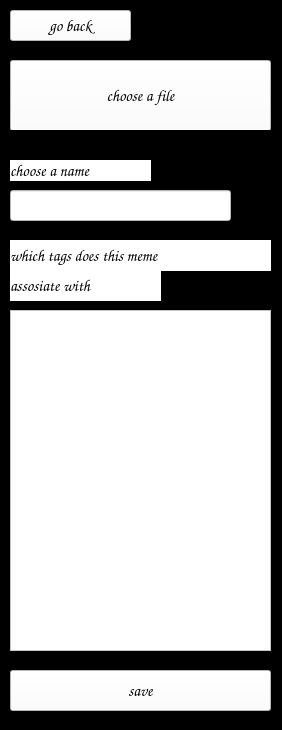
<?xml version="1.0" encoding="UTF-8"?>
<ui version="4.0">
 <class>Form</class>
 <widget class="QWidget" name="Form">
  <property name="geometry">
   <rect>
    <x>0</x>
    <y>0</y>
    <width>282</width>
    <height>730</height>
   </rect>
  </property>
  <property name="windowTitle">
   <string>add a meme</string>
  </property>
  <property name="styleSheet">
   <string notr="true">background-color: #000000</string>
  </property>
  <widget class="QPushButton" name="file">
   <property name="geometry">
    <rect>
     <x>10</x>
     <y>60</y>
     <width>261</width>
     <height>71</height>
    </rect>
   </property>
   <property name="font">
    <font>
     <family>Comic Sans MS</family>
     <pointsize>12</pointsize>
    </font>
   </property>
   <property name="styleSheet">
    <string notr="true">background-color: #ffffff</string>
   </property>
   <property name="text">
    <string>choose a file</string>
   </property>
  </widget>
  <widget class="QLineEdit" name="name">
   <property name="geometry">
    <rect>
     <x>10</x>
     <y>190</y>
     <width>221</width>
     <height>31</height>
    </rect>
   </property>
   <property name="font">
    <font>
     <family>Comic Sans MS</family>
     <pointsize>12</pointsize>
    </font>
   </property>
   <property name="styleSheet">
    <string notr="true">background-color: #ffffff</string>
   </property>
  </widget>
  <widget class="QLabel" name="label">
   <property name="geometry">
    <rect>
     <x>10</x>
     <y>160</y>
     <width>141</width>
     <height>21</height>
    </rect>
   </property>
   <property name="font">
    <font>
     <family>Comic Sans MS</family>
     <pointsize>12</pointsize>
    </font>
   </property>
   <property name="styleSheet">
    <string notr="true">background-color: #ffffff</string>
   </property>
   <property name="text">
    <string>choose a name</string>
   </property>
  </widget>
  <widget class="QPushButton" name="adder">
   <property name="geometry">
    <rect>
     <x>540</x>
     <y>30</y>
     <width>131</width>
     <height>71</height>
    </rect>
   </property>
   <property name="font">
    <font>
     <family>Comic Sans MS</family>
     <pointsize>12</pointsize>
    </font>
   </property>
   <property name="styleSheet">
    <string notr="true">background-color: #ffffff</string>
   </property>
   <property name="text">
    <string>add</string>
   </property>
  </widget>
  <widget class="QPushButton" name="saving">
   <property name="geometry">
    <rect>
     <x>10</x>
     <y>670</y>
     <width>261</width>
     <height>41</height>
    </rect>
   </property>
   <property name="font">
    <font>
     <family>Comic Sans MS</family>
     <pointsize>12</pointsize>
    </font>
   </property>
   <property name="styleSheet">
    <string notr="true">background-color: #ffffff</string>
   </property>
   <property name="text">
    <string>save</string>
   </property>
  </widget>
  <widget class="QLabel" name="label_2">
   <property name="geometry">
    <rect>
     <x>10</x>
     <y>270</y>
     <width>151</width>
     <height>31</height>
    </rect>
   </property>
   <property name="font">
    <font>
     <family>Comic Sans MS</family>
     <pointsize>12</pointsize>
    </font>
   </property>
   <property name="styleSheet">
    <string notr="true">background-color: #ffffff</string>
   </property>
   <property name="text">
    <string>assosiate with</string>
   </property>
  </widget>
  <widget class="QListWidget" name="tags">
   <property name="geometry">
    <rect>
     <x>10</x>
     <y>310</y>
     <width>261</width>
     <height>341</height>
    </rect>
   </property>
   <property name="font">
    <font>
     <family>Comic Sans MS</family>
     <pointsize>12</pointsize>
    </font>
   </property>
   <property name="styleSheet">
    <string notr="true">background-color: #ffffff</string>
   </property>
   <property name="selectionMode">
    <enum>QAbstractItemView::MultiSelection</enum>
   </property>
  </widget>
  <widget class="QLabel" name="label_3">
   <property name="geometry">
    <rect>
     <x>10</x>
     <y>240</y>
     <width>261</width>
     <height>31</height>
    </rect>
   </property>
   <property name="font">
    <font>
     <family>Comic Sans MS</family>
     <pointsize>12</pointsize>
    </font>
   </property>
   <property name="styleSheet">
    <string notr="true">background-color: #ffffff</string>
   </property>
   <property name="text">
    <string>which tags does this meme</string>
   </property>
  </widget>
  <widget class="QPushButton" name="back">
   <property name="geometry">
    <rect>
     <x>10</x>
     <y>10</y>
     <width>121</width>
     <height>31</height>
    </rect>
   </property>
   <property name="font">
    <font>
     <family>Comic Sans MS</family>
     <pointsize>12</pointsize>
    </font>
   </property>
   <property name="styleSheet">
    <string notr="true">background-color: #ffffff</string>
   </property>
   <property name="text">
    <string>go back</string>
   </property>
  </widget>
  <widget class="QLabel" name="filename">
   <property name="geometry">
    <rect>
     <x>10</x>
     <y>130</y>
     <width>261</width>
     <height>20</height>
    </rect>
   </property>
   <property name="font">
    <font>
     <family>Comic Sans MS</family>
    </font>
   </property>
   <property name="styleSheet">
    <string notr="true">color: #ffffff</string>
   </property>
   <property name="text">
    <string>&lt;html&gt;&lt;head/&gt;&lt;body&gt;&lt;p align=&quot;right&quot;&gt;&lt;br/&gt;&lt;/p&gt;&lt;/body&gt;&lt;/html&gt;</string>
   </property>
  </widget>
 </widget>
 <resources/>
 <connections/>
</ui>
